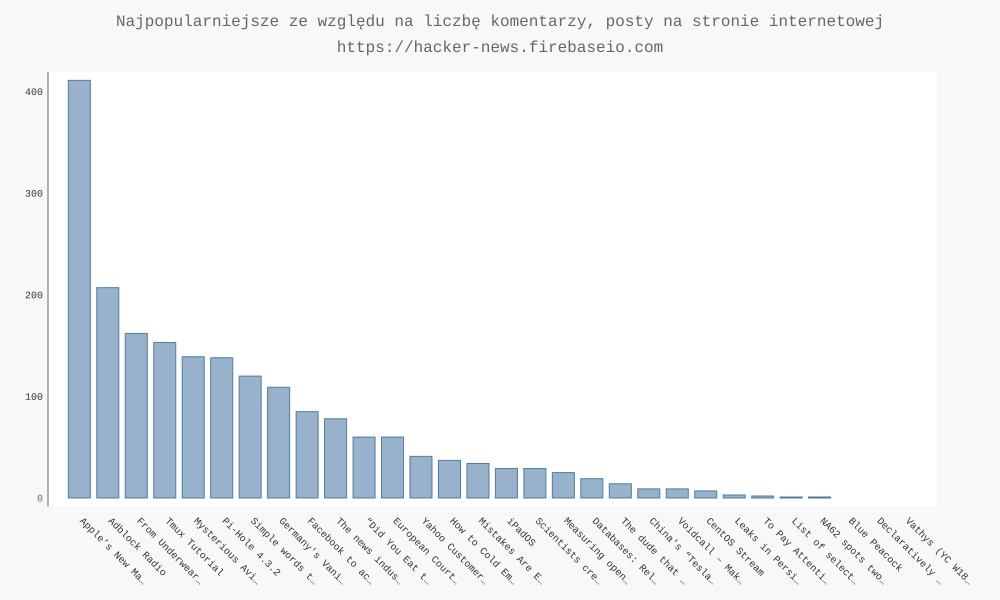

Recreate this plot in Python.
import requests
from operator import itemgetter
import pygal
from pygal.style import LightenStyle as LS , LightColorizedStyle as LCS

# Wykonanie zapytania API i zachgwania otrzymanej odpowiedzi.
url = 'https://hacker-news.firebaseio.com/v0/topstories.json'
r = requests.get(url)
print("Kod stanu:", r.status_code)

#Przetworzenie informacji o każdym artykule

submission_ids = r.json()
submission_dicts = []

for submission_id in submission_ids[:30]:
    # Przygotowanie oddzielnego wywołania API dla każdego artykułu.
    url = ('https://hacker-news.firebaseio.com/v0/item/' + str(submission_id) + '.json')
    submission_r = requests.get(url)
    print(submission_r.status_code)
    response_dict = submission_r.json()

    submission_dict = {
        'title' : response_dict['title'],
        'link' : 'http://news.ycombinator.com/item?id=' + str(submission_id),
        'comments' : response_dict.get('descendants', 0)
    }
    submission_dicts.append(submission_dict)

submission_dicts = sorted(submission_dicts, key = itemgetter('comments'), reverse=True)

for submission_dict in submission_dicts:
    print("\nTytuł artykułu: ", submission_dict['title'])
    print("Łącze dyskusji: ", submission_dict['link'])
    print("Liczba Komentarzy: ", submission_dict['comments'])

title, plot_discts = [], []
for submission_dict in submission_dicts:
    title.append(submission_dict['title'])

    plot_dict = {
        'value': submission_dict['comments'],
        'xlink': submission_dict['link']
    }
    plot_discts.append(plot_dict)



# Utworzenie wizualizacji.
my_style = LS('#336699', base_style=LCS)

my_config = pygal.Config()
my_config.x_label_rotation = 45
my_config.show_legend = False
my_config.title_font_size = 24
my_config.label_font_size = 14
my_config.major_label_font_size = 18
my_config.truncate_label = 15
my_config.show_y_guides = False
my_config.width = 1000

chart = pygal.Bar(my_config, style=my_style)
chart.force_uri_protocol = 'http'
chart.title = "Najpopularniejsze ze względu na liczbę komentarzy, posty na stronie internetowej https://hacker-news.firebaseio.com "
chart.x_labels = title

chart.add('', plot_discts)
chart.render_to_file('hn_submissions.svg')
